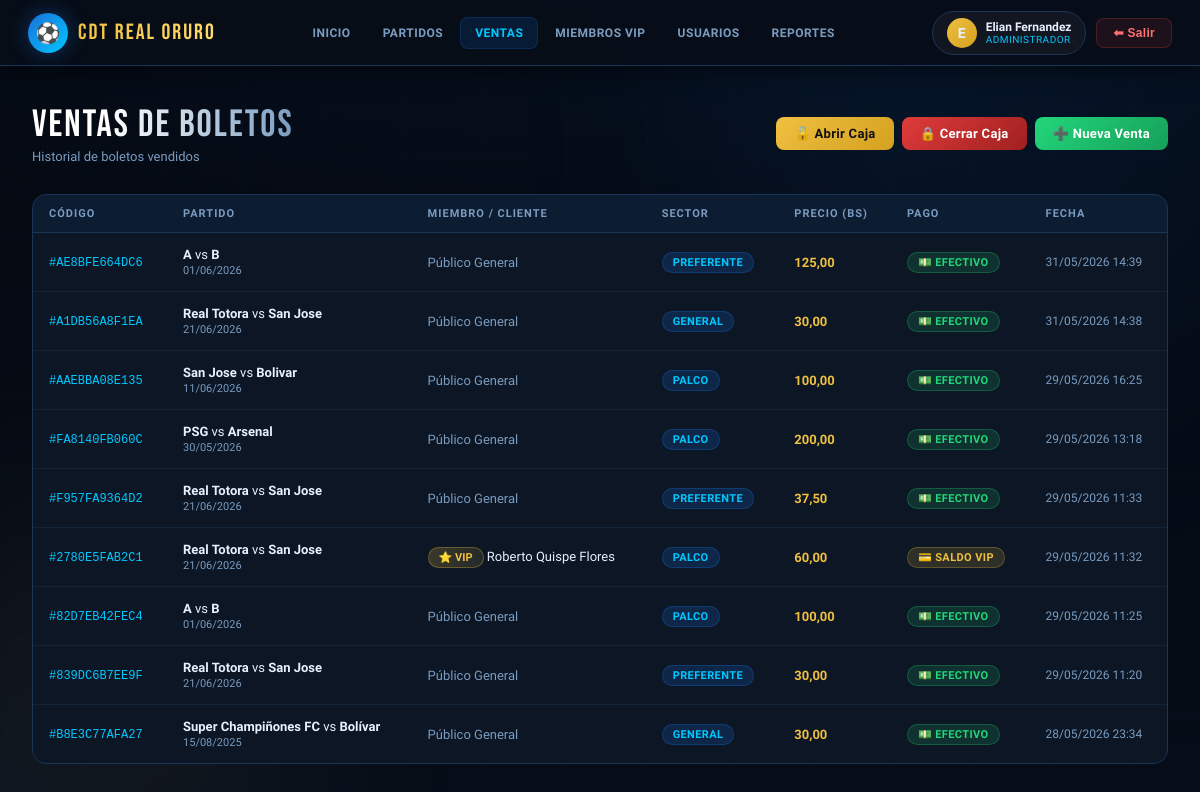
The page /ventas/ (signed in) on the database as committed earlier.
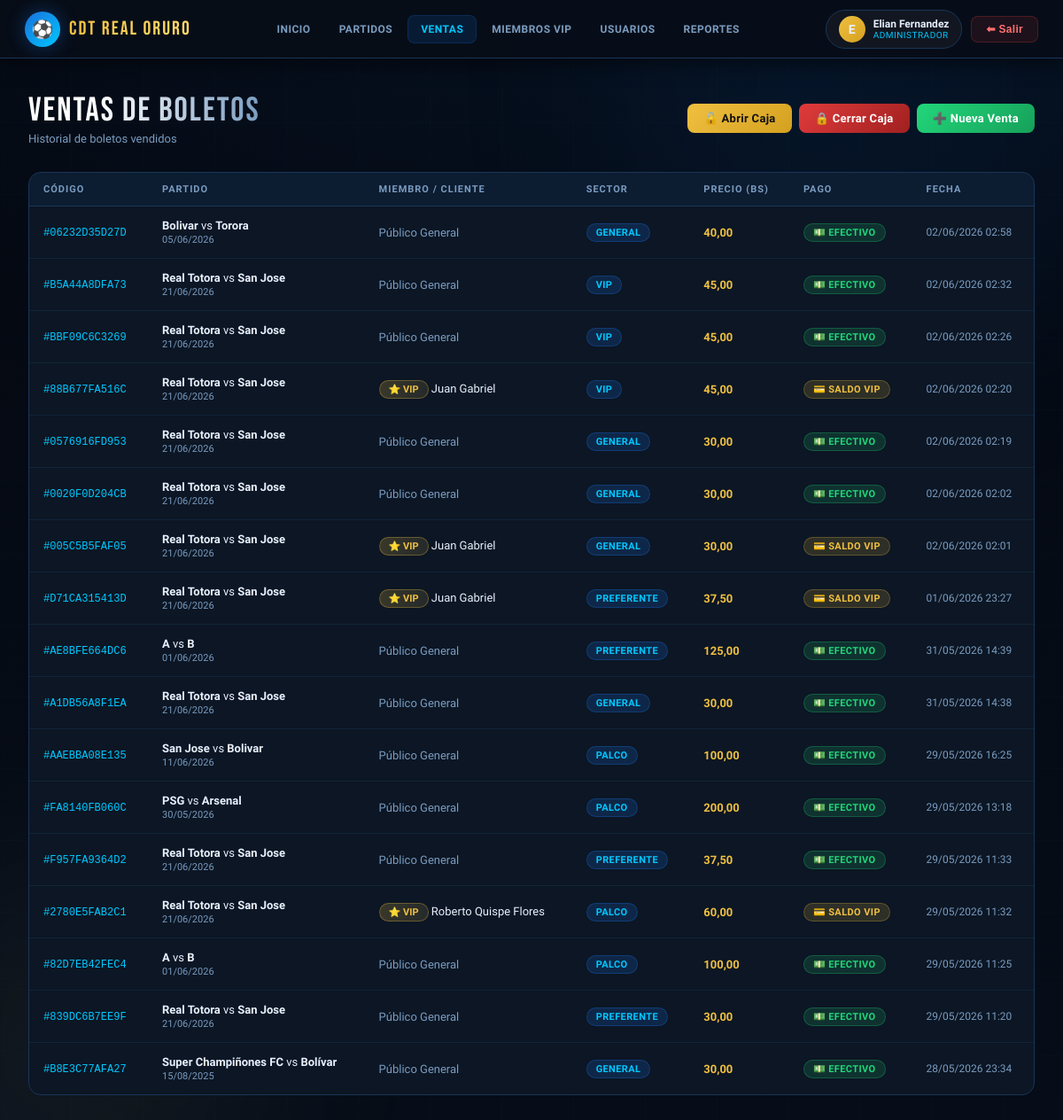
The same page on the database as committed later.
### champinones/models.py (models this page shows, shortened)
class Usuario(AbstractUser):
    rol = models.CharField(
        max_length=10,
        choices=RolUsuario.choices,
        default=RolUsuario.PERSONAL,
        verbose_name=_('Rol'),
    )
    class Meta:
        verbose_name        = _('Usuario')
        verbose_name_plural = _('Usuarios')
        ordering            = ['username']
    @property
    def es_admin(self):
        return self.rol == RolUsuario.ADMIN or self.is_superuser

class Boleto(models.Model):
    class SectorAsiento(models.TextChoices):
        GENERAL   = 'GENERAL',   _('General')
        PREFERENTE = 'PREFERENTE', _('Preferente')
        VIP       = 'VIP',       _('VIP')
        PALCO     = 'PALCO',     _('Palco')
    evento = models.ForeignKey(
        Evento,
        on_delete=models.PROTECT,
        related_name='boletos',
        verbose_name=_('Evento'),
    )
    miembro_vip = models.ForeignKey(
        MiembroVIP,
        on_delete=models.SET_NULL,
        null=True, blank=True,
        related_name='boletos',
        verbose_name=_('Miembro VIP'),
    )
    vendido_por = models.ForeignKey(
        Usuario,
        on_delete=models.SET_NULL,
        null=True, blank=True,
        related_name='boletos_vendidos',
        verbose_name=_('Vendido por'),
    )
    sector = models.CharField(
        max_length=12,
        choices=SectorAsiento.choices,
        default=SectorAsiento.GENERAL,
        verbose_name=_('Sector'),
    )
    precio_pagado = models.DecimalField(
        max_digits=8,
        decimal_places=2,
        validators=[MinValueValidator(0)],
        verbose_name=_('Precio Pagado (BOB)'),
    )
    codigo = models.CharField(
        max_length=12,
        unique=True,
        default=generar_codigo_boleto,
        editable=False,
        verbose_name=_('Código Único'),
    )
    numero_factura = models.CharField(
        max_length=20,
        unique=True,
        editable=False,
        verbose_name=_('Número de Factura'),
        help_text=_('Generado automáticamente'),
        blank=True,
        null=True,
    )
    subtotal = models.DecimalField(
        max_digits=8,
        decimal_places=2,
        default=0.00,
        validators=[MinValueValidator(0)],
        verbose_name=_('Subtotal (BOB)'),
    )
    impuesto_iva = models.DecimalField(
        max_digits=8,
        decimal_places=2,
        default=0.00,
        validators=[MinValueValidator(0)],
        verbose_name=_('IVA 13% (BOB)'),
    )
    descuento = models.DecimalField(
        max_digits=8,
        decimal_places=2,
        default=0.00,
        validators=[MinValueValidator(0)],
        verbose_name=_('Descuento (BOB)'),
    )
    total_factura = models.DecimalField(
        max_digits=8,
        decimal_places=2,
        editable=False,
        verbose_name=_('Total Factura (BOB)'),
        default=0.00,
    )
    fecha_compra = models.DateTimeField(
        default=timezone.now,
        verbose_name=_('Fecha de Compra'),
    )
    pago_con_saldo_vip = models.BooleanField(
        default=False,
        verbose_name=_('Pagado con Saldo VIP'),
    )
    metodo_pago = models.CharField(
        max_length=20,
        choices=[
            ('EFECTIVO', _('Efectivo')),
            ('TARJETA', _('Tarjeta')),
            ('SALDO_VIP', _('Saldo VIP')),
            ('OTRO', _('Otro')),
        ],
        default='EFECTIVO',
        verbose_name=_('Método de Pago'),
    )
    referencia_pago = models.CharField(
        max_length=50,
        blank=True,
        verbose_name=_('Referencia de Pago (transacción, talón, etc.)'),
    )
    observaciones = models.TextField(
        blank=True,
        verbose_name=_('Observaciones'),
    )
    class Meta:
        verbose_name        = _('Boleto')
        verbose_name_plural = _('Boletos')
        ordering            = ['-fecha_compra']

class Evento(models.Model):
    class EstadoEvento(models.TextChoices):
        PROGRAMADO = 'PROGRAMADO', _('Programado')
        EN_CURSO   = 'EN_CURSO',   _('En Curso')
        FINALIZADO = 'FINALIZADO', _('Finalizado')
        CANCELADO  = 'CANCELADO',  _('Cancelado')
    nombre = models.CharField(
        max_length=200,
        verbose_name=_('Nombre del Evento'),
    )
    equipo_local = models.CharField(
        max_length=100,
        verbose_name=_('Equipo Local'),
    )
    equipo_visitante = models.CharField(
        max_length=100,
        verbose_name=_('Equipo Visitante'),
    )
    fecha = models.DateField(
        verbose_name=_('Fecha'),
    )
    hora = models.TimeField(
        verbose_name=_('Hora'),
    )
    precio_base = models.DecimalField(
        max_digits=8,
        decimal_places=2,
        validators=[MinValueValidator(0)],
        verbose_name=_('Precio Base (BOB)'),
    )
    capacidad_total = models.PositiveIntegerField(
        verbose_name=_('Capacidad Total'),
    )
    capacidad_disponible = models.PositiveIntegerField(
        verbose_name=_('Capacidad Disponible'),
    )
    estado = models.CharField(
        max_length=12,
        choices=EstadoEvento.choices,
        default=EstadoEvento.PROGRAMADO,
        verbose_name=_('Estado'),
    )
    descripcion = models.TextField(
        blank=True,
        verbose_name=_('Descripción'),
    )
    creado_por = models.ForeignKey(
        Usuario,
        on_delete=models.SET_NULL,
        null=True, blank=True,
        related_name='eventos_creados',
        verbose_name=_('Creado por'),
    )
    fecha_creacion = models.DateTimeField(auto_now_add=True)
    class Meta:
        verbose_name        = _('Evento')
        verbose_name_plural = _('Eventos')
        ordering            = ['fecha', 'hora']
    SECTOR_MULTIPLIERS = {
        'GENERAL': Decimal('1.00'),
        'PREFERENTE': Decimal('1.25'),
        'VIP': Decimal('1.50'),
        'PALCO': Decimal('2.00'),
    }

class MiembroVIP(models.Model):
    usuario = models.OneToOneField(
        Usuario,
        on_delete=models.SET_NULL,
        null=True, blank=True,
        related_name='miembro_vip',
        verbose_name=_('Cuenta de usuario'),
    )
    ci = models.CharField(
        max_length=8,
        validators=[validate_ci],
        verbose_name=_('Cédula de Identidad'),
    )
    complemento = models.CharField(
        max_length=2,
        blank=True,
        validators=[validate_complemento],
        verbose_name=_('Complemento CI'),
        help_text=_('Solo si existe duplicidad (ej: 1A, 3C).'),
    )
    extension = models.CharField(
        max_length=2,
        choices=DepartamentoExtension.choices,
        verbose_name=_('Extensión (Departamento)'),
    )
    nombre_completo = models.CharField(
        max_length=150,
        verbose_name=_('Nombre Completo'),
    )
    correo = models.EmailField(
        unique=True,
        verbose_name=_('Correo Electrónico'),
    )
    celular = models.CharField(
        max_length=8,
        validators=[validate_celular],
        verbose_name=_('Celular'),
    )
    saldo = models.DecimalField(
        max_digits=10,
        decimal_places=2,
        default=0.00,
        validators=[MinValueValidator(0)],
        verbose_name=_('Saldo (BOB)'),
    )
    estado = models.CharField(
        max_length=12,
        choices=EstadoMiembro.choices,
        default=EstadoMiembro.ACTIVO,
        verbose_name=_('Estado'),
    )
    fecha_registro = models.DateTimeField(
        default=timezone.now,
        verbose_name=_('Fecha de Registro'),
    )
    class Meta:
        verbose_name        = _('Miembro VIP')
        verbose_name_plural = _('Miembros VIP')
        ordering            = ['-fecha_registro']
        constraints = [
            models.UniqueConstraint(
                fields=['ci', 'complemento', 'extension'],
                name='unique_ci_complemento_extension',
            )
        ]

### champinones/views.py (the view)
# urls.py: path('ventas/',               views.VentaListView.as_view(), name='venta_lista'),
class VentaListView(PersonalOAdminRequired, ListView):
    model               = Boleto
    template_name       = 'portal/ventas.html'
    context_object_name = 'boletos'
    paginate_by         = 25
    def get_queryset(self):
        return Boleto.objects.select_related(
            'evento', 'miembro_vip', 'vendido_por'
        ).order_by('-fecha_compra')
    def get_context_data(self, **kwargs):
        from .models import EstadoMiembro
        ctx = super().get_context_data(**kwargs)
        ctx['eventos_disponibles'] = Evento.objects.filter(
            estado=Evento.EstadoEvento.PROGRAMADO,
            fecha__gte=localdate(),
        ).order_by('fecha')
        ctx['miembros_activos'] = MiembroVIP.objects.filter(
            estado=EstadoMiembro.ACTIVO
        ).order_by('nombre_completo')
        ctx['user'] = self.request.user
        return ctx

### champinones/views.py (called while the page is built)
def es_personal_o_admin(user):
    return user.is_authenticated and user.rol in (RolUsuario.ADMIN, RolUsuario.PERSONAL)

    def test_func(self):
        return es_personal_o_admin(self.request.user)

### champinones/templates/portal/ventas.html (shortened to what this page needs)
{% extends "portal/base_portal.html" %}
{% block nav_ventas %}active{% endblock %}
{% block content %}
<div class="page">
  <div class="page-header">
    <div><div class="page-title">Ventas de Boletos</div><div class="page-sub">Historial de boletos vendidos</div></div>
    <div style="display:flex;gap:8px;align-items:center;">
      <a href="{% url 'apertura_caja' %}" class="btn btn-warning">🔓 Abrir Caja</a>
      {% if request.user.es_admin or request.user.es_personal %}
      <button class="btn btn-danger" onclick="cerrarCajaVentas()">🔒 Cerrar Caja</button>
      {% endif %}
      <button class="btn btn-success" onclick="openModal('modal-venta')">➕ Nueva Venta</button>
    </div>
  </div>
  <div class="card">
    <div class="card-body" style="padding:0;">
      <table>
        <thead><tr><th>Código</th><th>Partido</th><th>Miembro / Cliente</th><th>Sector</th><th>Precio (Bs)</th><th>Pago</th><th>Fecha</th></tr></thead>
        <tbody>
          {% for b in boletos %}
          <tr>
            <td><code style="color:var(--accent-cyan);font-size:12px;">#{{ b.codigo }}</code></td>
            <td><strong>{{ b.evento.equipo_local }}</strong> vs <strong>{{ b.evento.equipo_visitante }}</strong><br><span style="font-size:11px;color:var(--text-secondary);">{{ b.evento.fecha|date:"d/m/Y" }}</span></td>
            <td>{% if b.miembro_vip %}<span class="vip-badge">⭐ VIP</span> {{ b.miembro_vip.nombre_completo }}{% else %}<span style="color:var(--text-secondary);">Público General</span>{% endif %}</td>
            <td><span class="badge badge-blue">{{ b.get_sector_display }}</span></td>
            <td><strong style="color:var(--accent-gold);">{{ b.precio_pagado }}</strong></td>
            <td>{% if b.pago_con_saldo_vip %}<span class="badge badge-gold">💳 Saldo VIP</span>{% else %}<span class="badge badge-green">💵 Efectivo</span>{% endif %}</td>
            <td style="font-size:12px;color:var(--text-secondary);">{{ b.fecha_compra|date:"d/m/Y H:i" }}</td>
          </tr>
          {% empty %}
          <tr><td colspan="7"><div class="empty-state"><div class="empty-state-icon">🎟</div><p>No hay boletos vendidos aún.</p></div></td></tr>
          {% endfor %}
        </tbody>
      </table>
    </div>
  </div>
</div>
{% endblock %}

### champinones/templates/portal/base_portal.html (shortened to what this page needs)
{% extends "base.html" %}
{% block nav %}
<nav style="position:relative;z-index:200;">
  <div class="nav-left">
    <div class="nav-logo-icon">⚽</div>
    <div class="nav-brand">CDT REAL ORURO</div>
  </div>
  <div class="nav-links">
    <a class="nav-link {% block nav_dashboard %}{% endblock %}" href="{% url 'dashboard' %}">Inicio</a>
    <a class="nav-link {% block nav_partidos %}{% endblock %}" href="{% url 'evento_lista' %}">Partidos</a>
    <a class="nav-link {% block nav_ventas %}{% endblock %}" href="{% url 'venta_lista' %}">Ventas</a>
    <a class="nav-link {% block nav_miembros %}{% endblock %}" href="{% url 'miembro_lista' %}">Miembros VIP</a>
    {% if request.user.es_admin %}
    <a class="nav-link {% block nav_usuarios %}{% endblock %}" href="{% url 'personal_lista' %}">Usuarios</a>
    {% endif %}
    {% if request.user.es_admin or request.user.es_personal %}
    <a class="nav-link {% block nav_reportes %}{% endblock %}" href="{% url 'cierre_caja' %}">Reportes</a>
    {% endif %}
  </div>
  <div class="nav-right">
    <div class="user-chip">
      <div class="user-avatar {% if request.user.es_admin %}gold-av{% endif %}">{{ request.user.first_name|first|upper|default:"U" }}</div>
      <div class="user-info">
        <div class="user-name">{{ request.user.get_full_name|default:request.user.username }}</div>
        <div class="user-role">{{ request.user.get_rol_display }}</div>
      </div>
    </div>
    <form method="post" action="{% url 'logout' %}" style="display:inline">
      <button type="submit" class="btn-logout">⬅ Salir</button>
    </form>
  </div>
</nav>
{% endblock %}

### champinones/templates/base.html (shortened to what this page needs)
<!DOCTYPE html>
<html lang="es">
<head>
</head>
<body>
{% block nav %}{% endblock %}
{% block content %}{% endblock %}
</body>
</html>

Rows that differ between the two databases and show on the page:
added Boleto: codigo "06232D35D27D", evento.equipo_local "Bolivar", evento.equipo_visitante "Torora", evento.fecha "05/06/2026", shows "Público General", sector "GENERAL", precio_pagado "40,00", pago_con_saldo_vip "💵 EFECTIVO", fecha_compra "02/06/2026 02:58"
added Boleto: codigo "B5A44A8DFA73", evento.equipo_local "Real Totora", evento.equipo_visitante "San Jose", evento.fecha "21/06/2026", shows "Público General", sector "VIP", precio_pagado "45,00", pago_con_saldo_vip "💵 EFECTIVO", fecha_compra "02/06/2026 02:32"
added Boleto: codigo "BBF09C6C3269", evento.equipo_local "Real Totora", evento.equipo_visitante "San Jose", evento.fecha "21/06/2026", shows "Público General", sector "VIP", precio_pagado "45,00", pago_con_saldo_vip "💵 EFECTIVO", fecha_compra "02/06/2026 02:26"
added Boleto: codigo "88B677FA516C", evento.equipo_local "Real Totora", evento.equipo_visitante "San Jose", evento.fecha "21/06/2026", miembro_vip.nombre_completo "Juan Gabriel", sector "VIP", precio_pagado "45,00", pago_con_saldo_vip "💳 SALDO VIP", fecha_compra "02/06/2026 02:20"
added Boleto: codigo "0576916FD953", evento.equipo_local "Real Totora", evento.equipo_visitante "San Jose", evento.fecha "21/06/2026", shows "Público General", sector "GENERAL", precio_pagado "30,00", pago_con_saldo_vip "💵 EFECTIVO", fecha_compra "02/06/2026 02:19"
added Boleto: codigo "0020F0D204CB", evento.equipo_local "Real Totora", evento.equipo_visitante "San Jose", evento.fecha "21/06/2026", shows "Público General", sector "GENERAL", precio_pagado "30,00", pago_con_saldo_vip "💵 EFECTIVO", fecha_compra "02/06/2026 02:02"
added Boleto: codigo "005C5B5FAF05", evento.equipo_local "Real Totora", evento.equipo_visitante "San Jose", evento.fecha "21/06/2026", miembro_vip.nombre_completo "Juan Gabriel", sector "GENERAL", precio_pagado "30,00", pago_con_saldo_vip "💳 SALDO VIP", fecha_compra "02/06/2026 02:01"
added Boleto: codigo "D71CA315413D", evento.equipo_local "Real Totora", evento.equipo_visitante "San Jose", evento.fecha "21/06/2026", miembro_vip.nombre_completo "Juan Gabriel", sector "PREFERENTE", precio_pagado "37,50", pago_con_saldo_vip "💳 SALDO VIP", fecha_compra "01/06/2026 23:27"
